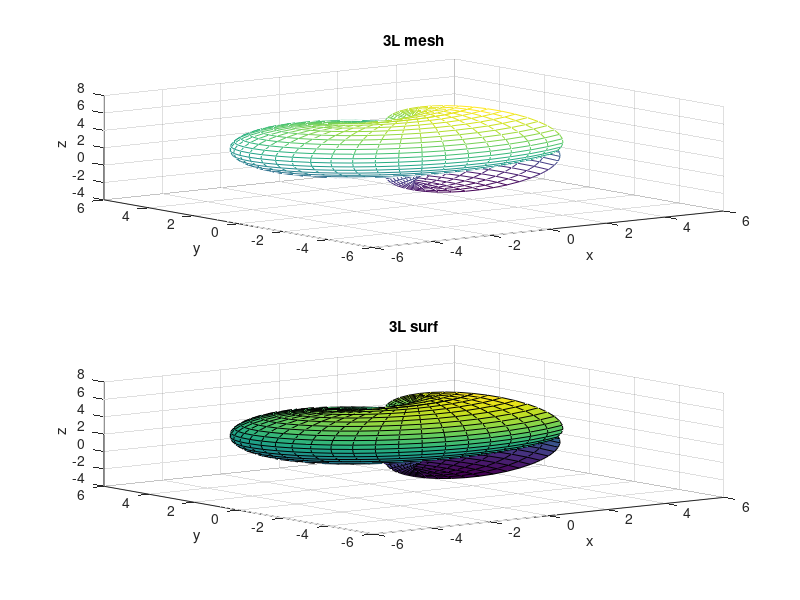

This figure's MATLAB source:
clear all
u1=0;
u2=2.*pi;
v1=0;
v2=5;
n1=40;
n2=40;
u=linspace(u1,u2,n1);
v=linspace(v1,v2,n2);
[UU,VV]=meshgrid(u,v);
a=2;
r=3;
b=1;
X=(a+r.*sin(UU)).*cos(VV);
Y=(a+r.*sin(UU)).*sin(VV);
Z=r.*cos(UU)+b.*VV;
subplot(2,1,1)
mesh(X, Y, Z)
title('3L mesh')
xlabel('x')
ylabel('y')
zlabel('z')
subplot(2,1,2)
surf(X, Y, Z)
title('3L surf')
xlabel('x')
ylabel('y')
zlabel('z')